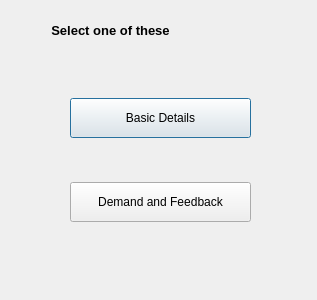
<?xml version="1.0" encoding="UTF-8"?>
<ui version="4.0">
 <class>Dialog</class>
 <widget class="QDialog" name="Dialog">
  <property name="geometry">
   <rect>
    <x>0</x>
    <y>0</y>
    <width>317</width>
    <height>300</height>
   </rect>
  </property>
  <property name="windowTitle">
   <string>Dialog</string>
  </property>
  <widget class="QLabel" name="label">
   <property name="geometry">
    <rect>
     <x>20</x>
     <y>20</y>
     <width>181</width>
     <height>21</height>
    </rect>
   </property>
   <property name="text">
    <string>&lt;html&gt;&lt;head/&gt;&lt;body&gt;&lt;p align=&quot;center&quot;&gt;&lt;span style=&quot; font-size:10pt; font-weight:600;&quot;&gt;Select one of these&lt;/span&gt;&lt;/p&gt;&lt;/body&gt;&lt;/html&gt;</string>
   </property>
  </widget>
  <widget class="QWidget" name="">
   <property name="geometry">
    <rect>
     <x>70</x>
     <y>60</y>
     <width>181</width>
     <height>201</height>
    </rect>
   </property>
   <layout class="QVBoxLayout" name="verticalLayout">
    <item>
     <widget class="QPushButton" name="pushButton_basic_details">
      <property name="minimumSize">
       <size>
        <width>0</width>
        <height>40</height>
       </size>
      </property>
      <property name="text">
       <string>Basic Details</string>
      </property>
     </widget>
    </item>
    <item>
     <widget class="QPushButton" name="pushButton_demand_n_feedback">
      <property name="minimumSize">
       <size>
        <width>0</width>
        <height>40</height>
       </size>
      </property>
      <property name="text">
       <string>Demand and Feedback</string>
      </property>
     </widget>
    </item>
   </layout>
  </widget>
 </widget>
 <resources/>
 <connections/>
</ui>
